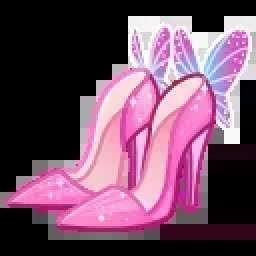
#> input picture mrkt_sticker/gift_overrides/ionicdryer.webp, 128 x 128 px (shown 2 times larger)
$ python -i sticker_image.py   (imports and definitions only)
#> lines starting #> are read from the running program, lines starting #| are printed output that depends on the picture
#!/usr/bin/env python3
"""
MRKT Sticker Image Generator / Генератор стикер-изображений MRKT.

EN: Generates 512x512 WebP/PNG sticker cards with live gift price data.
    Includes: neon pulse line, collection name, gift thumbnail, USD price
    (colored by trend), change badge, TON/Stars info, supply, watermark,
    and visual effects (glow, particles) for growth/drop states.
    Used by sticker_pack.py (auto-update) and bot.py (on-demand).

RU: Создаёт карточки 512x512 (WebP/PNG) с данными о цене подарка:
    неоновый пульс, название, миниатюра, цена USD (цвет по тренду),
    плашка изменения, TON/Stars, supply, watermark, эффекты свечения.
    Используется в sticker_pack.py (автообновление) и bot.py (по запросу).
"""

import io
import math
import re
import random
from datetime import datetime
from PIL import Image, ImageDraw, ImageFont, ImageChops, ImageFilter

W, H = 512, 512
WHITE = (255, 255, 255)
GREEN = (0, 220, 110)
RED = (255, 70, 70)
GRAY = (160, 160, 175)
GOLD = (255, 208, 0)
BLUE_TON = (50, 140, 255)
ORANGE = (255, 180, 0)
STAR_USD = 0.015
CORNER = 48

# Slugs that should show "unboxed" label
UNBOXED_SLUGS = {"ufcstrike"}


# Ручные override'ы для имён, которые regex не может правильно разбить
SLUG_DISPLAY_NAMES = {
    "durovscap": "DUROV'S CAP",
    "khabibspapakha": "KHABIB'S PAPAKHA",
    "ufcstrike": "UFC STRIKE",
    "snoopdogg": "SNOOP DOGG",
    "plushpepe": "PLUSH PEPE",
    "eternalrose": "ETERNAL ROSE",
    "recordplayer": "RECORD PLAYER",
    "swisswatch": "SWISS WATCH",
    "poolfloat": "POOL FLOAT",
    "moodpack": "MOOD PACK",
    "santahat": "SANTA HAT",
    "heartlocket": "HEART LOCKET",
    "signetring": "SIGNET RING",
    "diamondring": "DIAMOND RING",
    "magicpotion": "MAGIC POTION",
    "lovepotion": "LOVE POTION",
    "sakuraflower": "SAKURA FLOWER",
    "preciouspeach": "PRECIOUS PEACH",
    "kissedfrog": "KISSED FROG",
    "madpumpkin": "MAD PUMPKIN",
    "eternalcandle": "ETERNAL CANDLE",
    "toybear": "TOY BEAR",
    "minioscar": "MINI OSCAR",
    "tophat": "TOP HAT",
    "jesterhat": "JESTER HAT",
    "evileye": "EVIL EYE",
    "hexpot": "HEX POT",
    "scaredcat": "SCARED CAT",
    "skullflower": "SKULL FLOWER",
    "trappedheart": "TRAPPED HEART",
    "homemadecake": "HOMEMADE CAKE",
    "sharptongue": "SHARP TONGUE",
    "spyagaric": "SPY AGARIC",
    "hangingstar": "HANGING STAR",
    "bonedring": "BONED RING",
    "bondedring": "BONDED RING",
    "gingerman": "GINGER MAN",
    "gingercookie": "GINGER COOKIE",
    "jellybunny": "JELLY BUNNY",
    "victorymedal": "VICTORY MEDAL",
    "rarebird": "RARE BIRD",
    "timelessbook": "TIMELESS BOOK",
    "chillflame": "CHILL FLAME",
    "vicecream": "VICE CREAM",
    "jackinthebox": "JACK IN THE BOX",
    "petsnake": "PET SNAKE",
    "snakebox": "SNAKE BOX",
    "easteregg": "EASTER EGG",
}


# [112 lines left out: functions format_slug, get_font, _center, _fit_font, draw_heartbeat, draw_top_pulse, not called in this run]


def draw_gold_glow(img):
    """Золотистое свечение в верхней части карточки (зона картинки подарка)."""
    glow = Image.new("RGBA", (W, H), (0, 0, 0, 0))
    cx, cy = W // 2, 130
    for y in range(H):
        for x in range(W):
            dist = math.sqrt((x - cx) ** 2 + ((y - cy) * 1.2) ** 2)
            if dist < 160:
                t = 1.0 - (dist / 160)
                t = t * t * t
                a = int(t * 50)
                glow.putpixel((x, y), (GOLD[0], GOLD[1], GOLD[2], a))
    glow = glow.filter(ImageFilter.GaussianBlur(radius=8))
    return Image.alpha_composite(img, glow)


# [248 lines left out: functions draw_mrkt_watermark, draw_growth_effects, draw_drop_effects, generate_sticker, not called in this run]

>>> import cv2
>>> picture = cv2.imread('gift_overrides/ionicdryer.webp', cv2.IMREAD_GRAYSCALE)
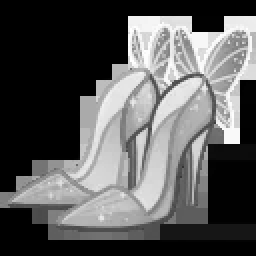
#> picture: shape (128, 128) (shown 2 times larger); min 0, max 255, mean 89.8
>>> result = draw_gold_glow(picture)
#> in draw_gold_glow, `glow = Image.new("RGBA", (W, H), (0, 0, 0, 0))`: glow: PIL image 512x512 RGBA; every value is 0
#> after the loop in draw_gold_glow, `for y in range(H):`:
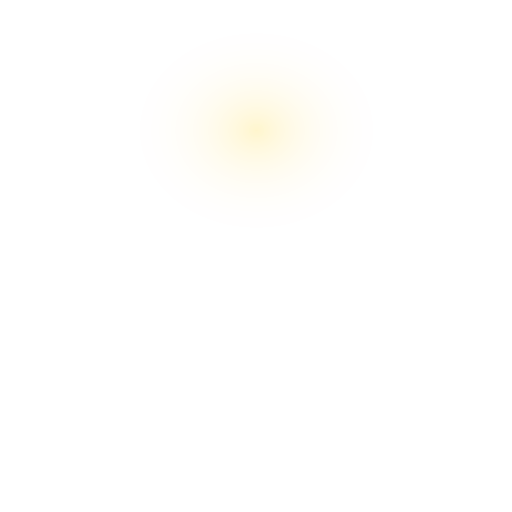
#> glow: PIL image 512x512 RGBA; mean R, G, B, A 65.1, 53.1, 0, 1.2; transparent parts drawn white
#> (the run stopped early here; a loop or call above may not have finished)
